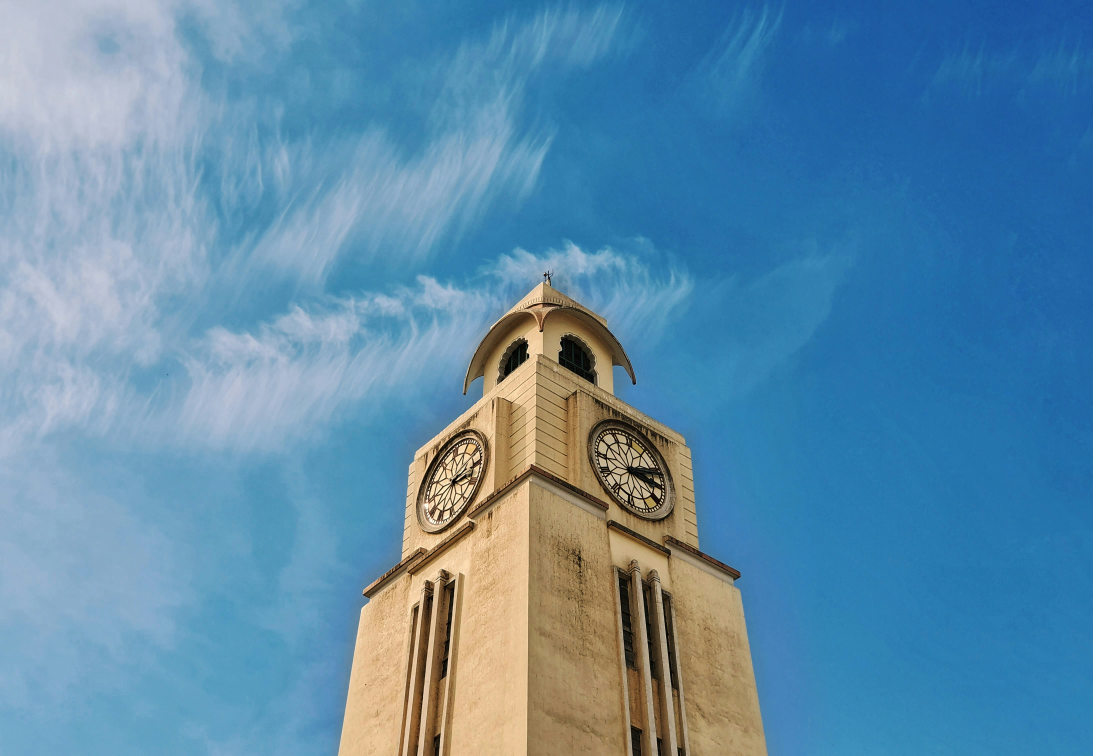
#> input picture PAYLOAD/ct.jpg, 4372 x 3024 px (shown at 1/4 size)
$ jupyter execute Untitled.ipynb
#> lines starting #> are read from the running program, lines starting #| are printed output that depends on the picture
[cell 1]
import cv2

[cell 2]
image = cv2.imread('ct.jpg')
#> image is the input picture: shape (3024, 4372, 3); mean B, G, R 169.1, 139.3, 93.6

[cell 3]
block_size = 4

[cell 4]
binned_image = cv2.resize(image, (image.shape[1] // block_size, image.shape[0] // block_size))
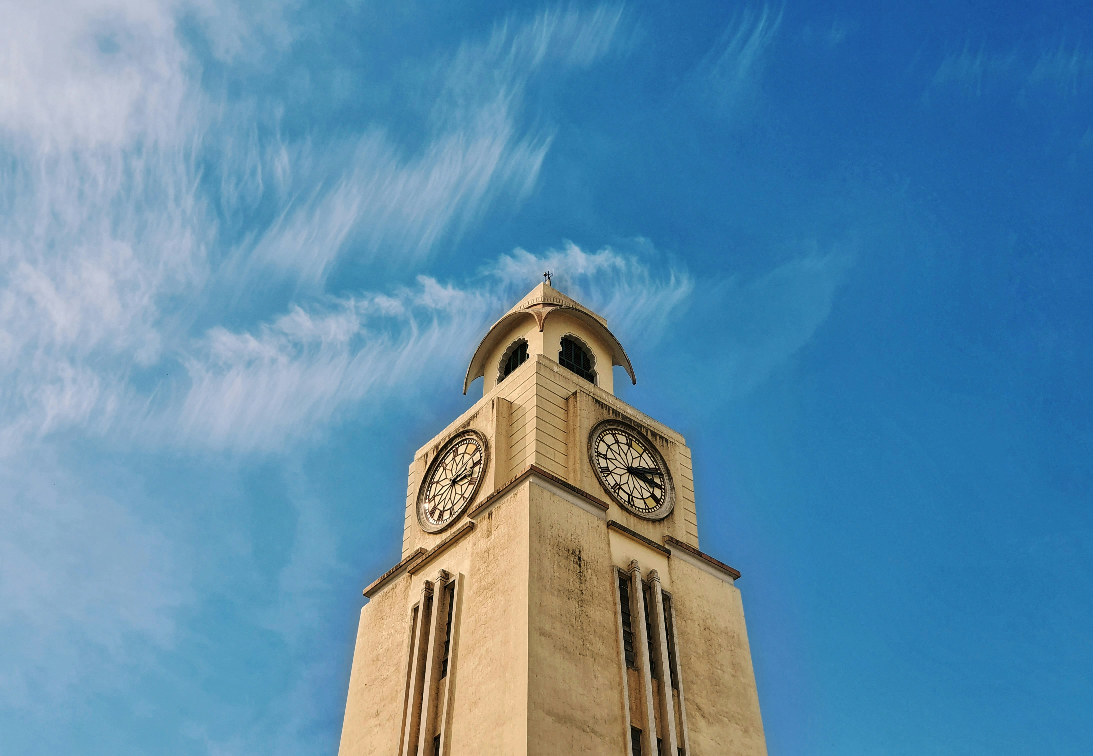
#> binned_image: shape (756, 1093, 3); mean B, G, R 169.2, 139.5, 93.7
